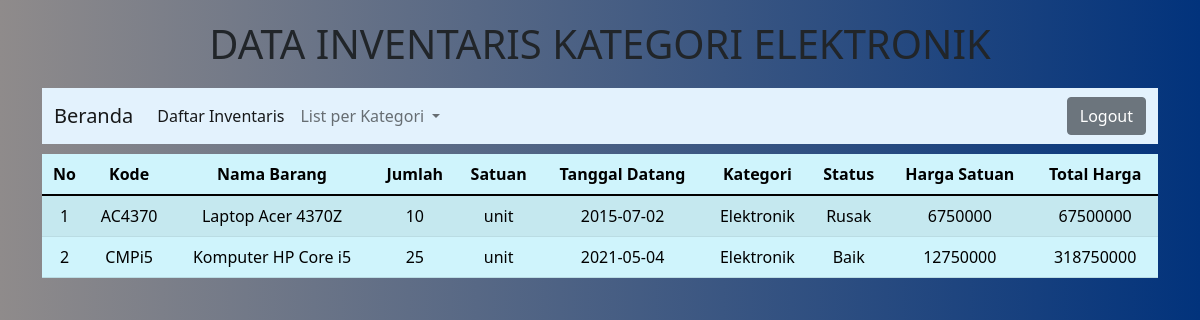
The app's page /elektronik.php (signed in) with its own data.
### tables this page shows
CREATE TABLE `inventaris` (
  `kode_barang` varchar(10) NOT NULL,
  `nama_barang` varchar(30) NOT NULL,
  `jumlah` int(11) NOT NULL,
  `satuan` varchar(15) NOT NULL,
  `tgl_datang` date NOT NULL,
  `kategori` varchar(20) NOT NULL,
  `status_barang` varchar(20) NOT NULL,
  `harga` int(20) NOT NULL
);

### elektronik.php (the view, shortened to what this page needs)
<!DOCTYPE html>
<html lang="en">
<head>
     <link href="https://cdn.jsdelivr.net/npm/bootstrap@5.1.3/dist/css/bootstrap.min.css" rel="stylesheet" />
    <link rel="stylesheet" href="style.css" />
</head>
<body>
    <div class=container>
        <h1 class="text-center" style="margin: 20px 0 20px 0;">DATA INVENTARIS KATEGORI ELEKTRONIK</h1>
        <nav class="navbar navbar-expand-lg navbar-light" style="background-color: #e3f2fd;">
        <div class="container-fluid">
            <a class="navbar-brand" href="tampilan1.php">Beranda</a>
            <div class="collapse navbar-collapse" id="navbarSupportedContent">
            <ul class="navbar-nav me-auto mb-2 mb-lg-0">
                <li class="nav-item">
                <a class="nav-link active" aria-current="page" href="data.php">Daftar Inventaris</a>
                </li>
                <li class="nav-item dropdown">
                <a class="nav-link dropdown-toggle" href="#" id="navbarDropdown" role="button" data-bs-toggle="dropdown" aria-expanded="false">
                    List per Kategori
                </a>
                </li>
            </ul>
            <div class="logout text-end">
                <a href="logout.php">
                    <button class="btn btn-secondary" >Logout</button>
                </a>
            </div>
            </div>
        </div>
    </nav>
        <div class="tb-isi text-center col align-self-end">
            <table class="table table-info table-striped" >
            <thead>
                <tr >
                <th scope="col">No</th>
                <th scope="col">Kode</th>
                <th scope="col">Nama Barang</th>
                <th scope="col">Jumlah</th>
                <th scope="col">Satuan</th>
                <th scope="col">Tanggal Datang</th>
                <th scope="col">Kategori</th>
                <th scope="col">Status</th>
                <th scope="col">Harga Satuan</th>
                <th scope="col">Total Harga</th>
                </tr>
            </thead>
            <tbody >
                <?php
                    include "config_db.php";
                    $query = mysqli_query ($connection, "SELECT * FROM inventaris WHERE kategori LIKE '%Elektronik%'");
                        $s=1;
                        while ($data=mysqli_fetch_array($query))
                        {?>
                        <tr>
                        <td> <?php echo $s++?></td>
                        <td> <?php echo $data['kode_barang'];?></td>
                        <td> <?php echo $data['nama_barang'];?></td>
                        <td> <?php echo $data['jumlah'];?></td>
                        <td> <?php echo $data['satuan'];?></td>
                        <td> <?php echo $data['tgl_datang'];?></td>
                        <td> <?php echo $data['kategori'];?></td>
                        <td> <?php echo $data['status_barang'];?></td>
                        <td> <?php echo $data['harga'];?></td>
                        <td> <?php echo $data['harga']*$data['jumlah'];?></td>
                        </tr>
                        <?php
                        }
                        ?>
            </tbody>
            </table>
            </div>
        </div>
</body>
</html>

### style.css (style rules this page uses)
body { background: linear-gradient(to right, #8f8b8b, #02337c); }
.tb-isi { margin-top: 10px; }

### records on screen
inventaris: kode_barang "AC4370", nama_barang "Laptop Acer 4370Z", jumlah "10", satuan "unit", tgl_datang "2015-07-02", kategori "Elektronik", status_barang "Rusak", harga "6750000", $data['harga']*$data['jumlah'] "67500000"
inventaris: kode_barang "CMPi5", nama_barang "Komputer HP Core i5", jumlah "25", satuan "unit", tgl_datang "2021-05-04", kategori "Elektronik", status_barang "Baik", harga "12750000", $data['harga']*$data['jumlah'] "318750000"
